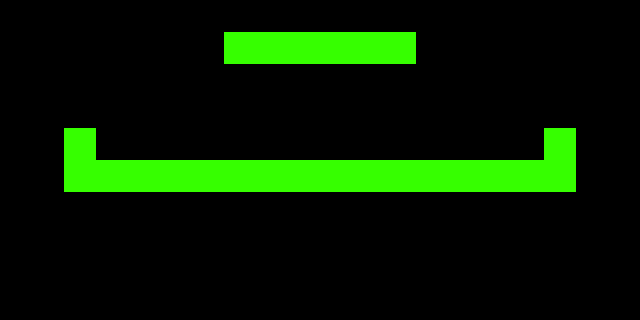

This is a level from a 2D game, rendered from its Tiled map with the project's own tilesets. A one-line summary and the map file follow, with tile-layer data summarised:
An orthogonal 20x10 tile map with 32x32 px tiles, 1 tile layer (Tile Layer 1).

<map version="1.0" orientation="orthogonal" width="20" height="10" tilewidth="32" tileheight="32">
 <tileset firstgid="1" source="../tilesets/ground.tsx" />
 <layer name="Tile Layer 1" width="20" height="10">
  <data>[200 cells, 24 non-empty, 1 distinct tile ids]</data>
 </layer>
</map>
